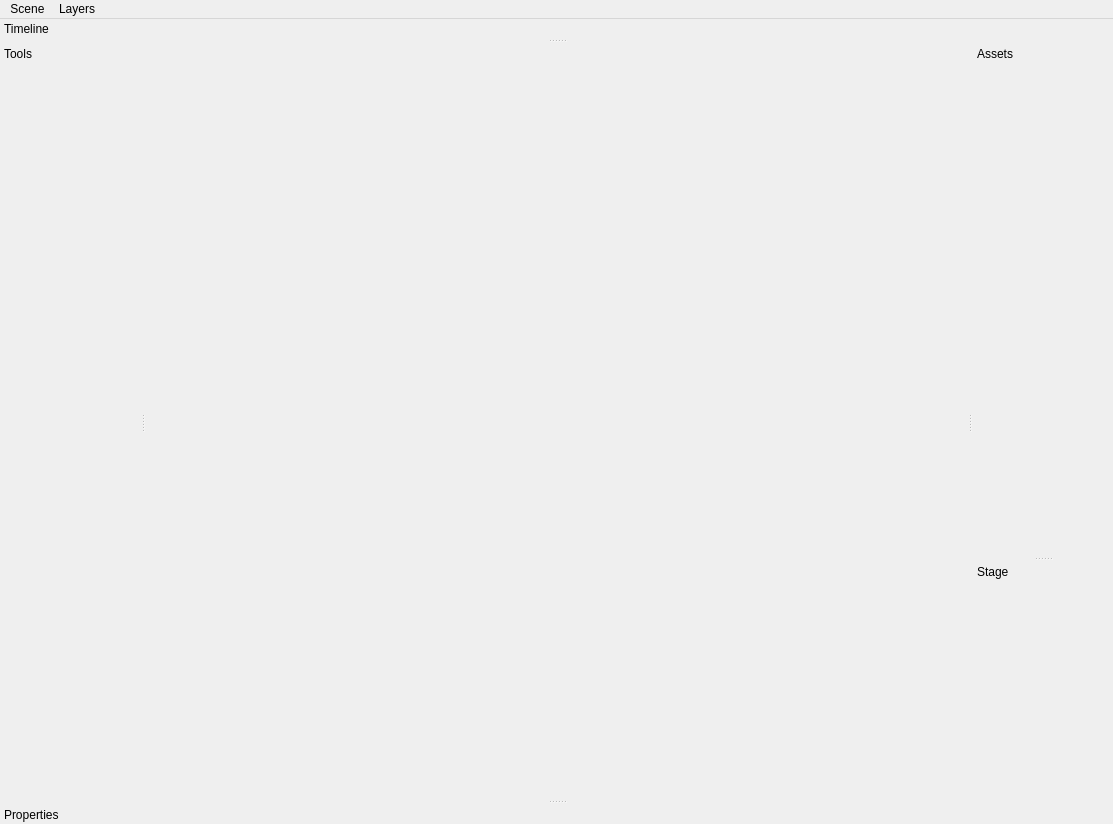
<?xml version="1.0" encoding="UTF-8"?>
<ui version="4.0">
 <class>MainWindow</class>
 <widget class="QMainWindow" name="MainWindow">
  <property name="windowModality">
   <enum>Qt::ApplicationModal</enum>
  </property>
  <property name="geometry">
   <rect>
    <x>0</x>
    <y>0</y>
    <width>1113</width>
    <height>824</height>
   </rect>
  </property>
  <property name="windowTitle">
   <string>MainWindow</string>
  </property>
  <property name="documentMode">
   <bool>true</bool>
  </property>
  <property name="dockNestingEnabled">
   <bool>true</bool>
  </property>
  <property name="dockOptions">
   <set>QMainWindow::AllowNestedDocks|QMainWindow::AllowTabbedDocks|QMainWindow::AnimatedDocks|QMainWindow::ForceTabbedDocks|QMainWindow::VerticalTabs</set>
  </property>
  <property name="unifiedTitleAndToolBarOnMac">
   <bool>true</bool>
  </property>
  <widget class="QWidget" name="centralWidget">
   <layout class="QHBoxLayout" name="horizontalLayout">
    <property name="leftMargin">
     <number>0</number>
    </property>
    <property name="topMargin">
     <number>0</number>
    </property>
    <property name="rightMargin">
     <number>0</number>
    </property>
    <property name="bottomMargin">
     <number>0</number>
    </property>
    <item>
     <widget class="QTabWidget" name="tabWidget">
      <property name="currentIndex">
       <number>-1</number>
      </property>
      <property name="documentMode">
       <bool>true</bool>
      </property>
      <property name="tabsClosable">
       <bool>true</bool>
      </property>
      <property name="movable">
       <bool>true</bool>
      </property>
     </widget>
    </item>
   </layout>
  </widget>
  <widget class="QMenuBar" name="menuBar">
   <property name="geometry">
    <rect>
     <x>0</x>
     <y>0</y>
     <width>1113</width>
     <height>25</height>
    </rect>
   </property>
   <widget class="QMenu" name="menuImage">
    <property name="title">
     <string>Scene</string>
    </property>
    <addaction name="actionNew"/>
    <addaction name="actionLoad"/>
    <addaction name="actionSave"/>
    <addaction name="separator"/>
    <addaction name="actionImport"/>
    <addaction name="actionExport"/>
    <addaction name="separator"/>
    <addaction name="actionQuit"/>
   </widget>
   <widget class="QMenu" name="menuLayers">
    <property name="title">
     <string>Layers</string>
    </property>
   </widget>
   <addaction name="menuImage"/>
   <addaction name="menuLayers"/>
  </widget>
  <widget class="QDockWidget" name="dockWidget">
   <property name="minimumSize">
    <size>
     <width>140</width>
     <height>41</height>
    </size>
   </property>
   <property name="features">
    <set>QDockWidget::DockWidgetMovable</set>
   </property>
   <property name="windowTitle">
    <string>Tools</string>
   </property>
   <attribute name="dockWidgetArea">
    <number>1</number>
   </attribute>
   <widget class="QWidget" name="dockWidgetContents"/>
  </widget>
  <widget class="QDockWidget" name="dockWidget_2">
   <property name="features">
    <set>QDockWidget::DockWidgetMovable</set>
   </property>
   <property name="windowTitle">
    <string>Timeline</string>
   </property>
   <attribute name="dockWidgetArea">
    <number>4</number>
   </attribute>
   <widget class="QWidget" name="dockWidgetContents_2"/>
  </widget>
  <widget class="QDockWidget" name="dockWidget_3">
   <property name="minimumSize">
    <size>
     <width>140</width>
     <height>41</height>
    </size>
   </property>
   <property name="features">
    <set>QDockWidget::DockWidgetMovable</set>
   </property>
   <property name="windowTitle">
    <string>Assets</string>
   </property>
   <attribute name="dockWidgetArea">
    <number>2</number>
   </attribute>
   <widget class="QWidget" name="dockWidgetContents_3"/>
  </widget>
  <widget class="QDockWidget" name="dockWidget_4">
   <property name="features">
    <set>QDockWidget::DockWidgetMovable</set>
   </property>
   <property name="windowTitle">
    <string>Stage</string>
   </property>
   <attribute name="dockWidgetArea">
    <number>2</number>
   </attribute>
   <widget class="QWidget" name="dockWidgetContents_4"/>
  </widget>
  <widget class="QDockWidget" name="dockWidget_5">
   <property name="features">
    <set>QDockWidget::DockWidgetMovable</set>
   </property>
   <property name="windowTitle">
    <string>Properties</string>
   </property>
   <attribute name="dockWidgetArea">
    <number>8</number>
   </attribute>
   <widget class="QWidget" name="dockWidgetContents_5"/>
  </widget>
  <action name="actionSave">
   <property name="text">
    <string>Save</string>
   </property>
   <property name="shortcut">
    <string>Ctrl+S</string>
   </property>
  </action>
  <action name="actionLoad">
   <property name="text">
    <string>Load</string>
   </property>
   <property name="shortcut">
    <string>Ctrl+L</string>
   </property>
  </action>
  <action name="actionQuit">
   <property name="text">
    <string>Quit</string>
   </property>
   <property name="shortcut">
    <string>Ctrl+Q</string>
   </property>
  </action>
  <action name="actionNew">
   <property name="text">
    <string>New</string>
   </property>
   <property name="shortcut">
    <string>Ctrl+N</string>
   </property>
  </action>
  <action name="actionExport">
   <property name="text">
    <string>Export</string>
   </property>
   <property name="shortcut">
    <string>Ctrl+E</string>
   </property>
  </action>
  <action name="actionImport">
   <property name="text">
    <string>Import</string>
   </property>
   <property name="shortcut">
    <string>Ctrl+I</string>
   </property>
  </action>
 </widget>
 <layoutdefault spacing="6" margin="11"/>
 <resources/>
 <connections/>
</ui>
